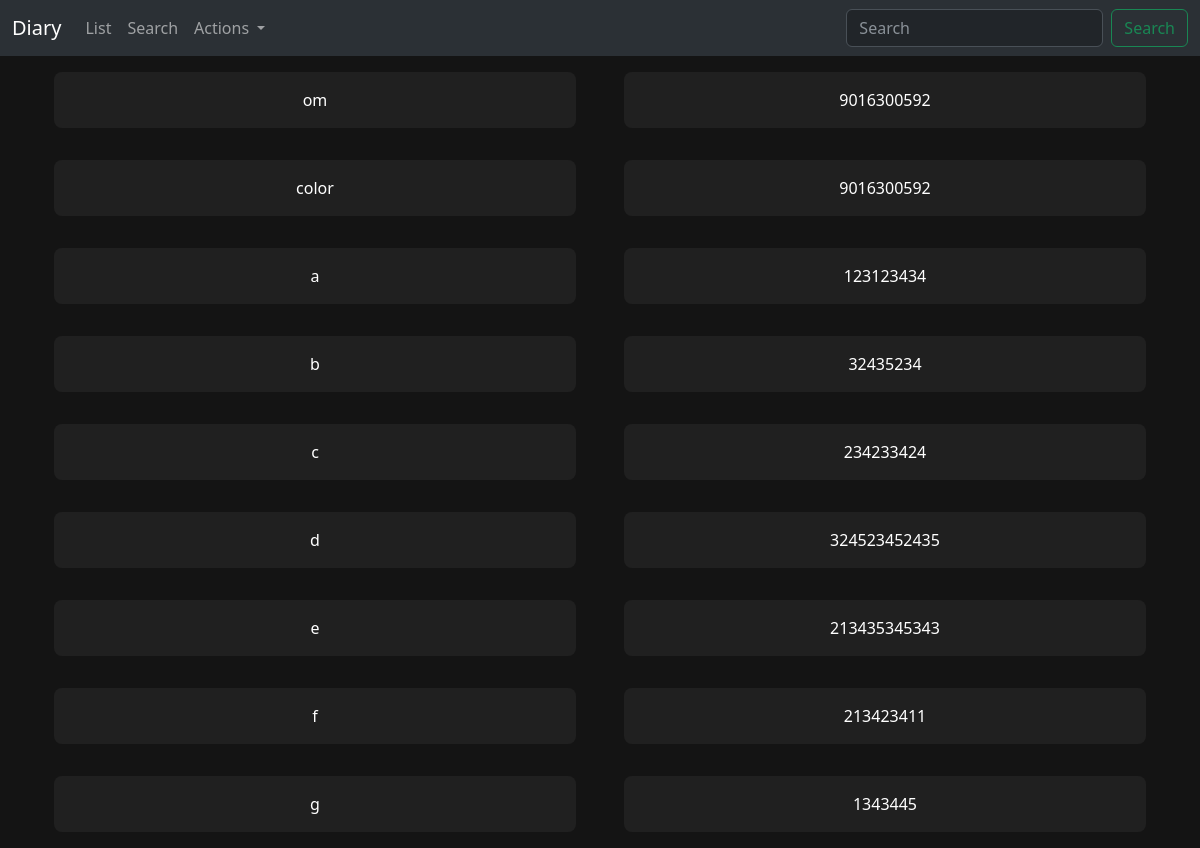
The page / on the database its author committed.
### phonebook_app/models.py (models this page shows, shortened)
class PhoneBookEntry(models.Model):
    name = models.CharField(max_length=100, unique=True)
    phone_number = models.CharField(max_length=20)

### phonebook_app/views.py (the view)
# urls.py: path('', views.phonebook_list, name='phonebook_list'),
def phonebook_list(request):
    entries = PhoneBookEntry.objects.all()
    return render(request, 'phonebook_list.html', {'entries': entries})

### phonebook_app/templates/phonebook_list.html (shortened to what this page needs)
    {%extends 'basic.html'%}
    {% block body %}
    <div class="container px-4 text-center">
        {% for entry in entries %}
        <div class="row gx-5">
          <div class="col">
           <div class="p-3 my-3" style="background-color:#202020; color:white; border-radius:8px;" >{{ entry.name }}</div>
          </div>
          <div class="col">
            <div class="p-3 my-3" style="background-color:#202020; color:white;  border-radius:8px;">{{ entry.phone_number }}</div>
          </div>
        </div>
        {% endfor %}
      </div>
    {%endblock%}

### phonebook_app/templates/basic.html (shortened to what this page needs)
<!doctype html>
<html lang="en">
  <head>
    <link href="https://cdn.jsdelivr.net/npm/bootstrap@5.3.0/dist/css/bootstrap.min.css" rel="stylesheet">
  </head>
  <body style="background-color:#141414;">
    <nav class="navbar navbar-expand-lg bg-body-tertiary"  data-bs-theme="dark">
        <div class="container-fluid">
          <a class="navbar-brand" href="#">Diary</a>
          <div class="collapse navbar-collapse" id="navbarSupportedContent">
            <ul class="navbar-nav me-auto mb-2 mb-lg-0">
              <li class="nav-item">
                <a class="nav-link" aria-current="page" href={% url 'phonebook_list'%}>List</a>
              </li>
              <li class="nav-item">
                <a class="nav-link" href={% url 'gosearch'%}>Search</a>
              </li>
              <li class="nav-item dropdown">
                <a class="nav-link dropdown-toggle" href="#" role="button" data-bs-toggle="dropdown" aria-expanded="false">
                  Actions
                </a>
              </li>
            </ul>
            <form class="d-flex" role="search">
              <input class="form-control me-2" type="search" placeholder="Search" aria-label="Search">
              <button class="btn btn-outline-success" type="submit">Search</button>
            </form>
          </div>
        </div>
      </nav>
        {% block body %}{% endblock %}
  </body>
</html>

### rows shown on the page
PhoneBookEntry: name "om", phone_number "9016300592"
PhoneBookEntry: name "color", phone_number "9016300592"
PhoneBookEntry: name "a", phone_number "123123434"
PhoneBookEntry: name "b", phone_number "32435234"
PhoneBookEntry: name "c", phone_number "234233424"
PhoneBookEntry: name "d", phone_number "324523452435"
PhoneBookEntry: name "e", phone_number "213435345343"
PhoneBookEntry: name "f", phone_number "213423411"
PhoneBookEntry: name "g", phone_number "1343445"
